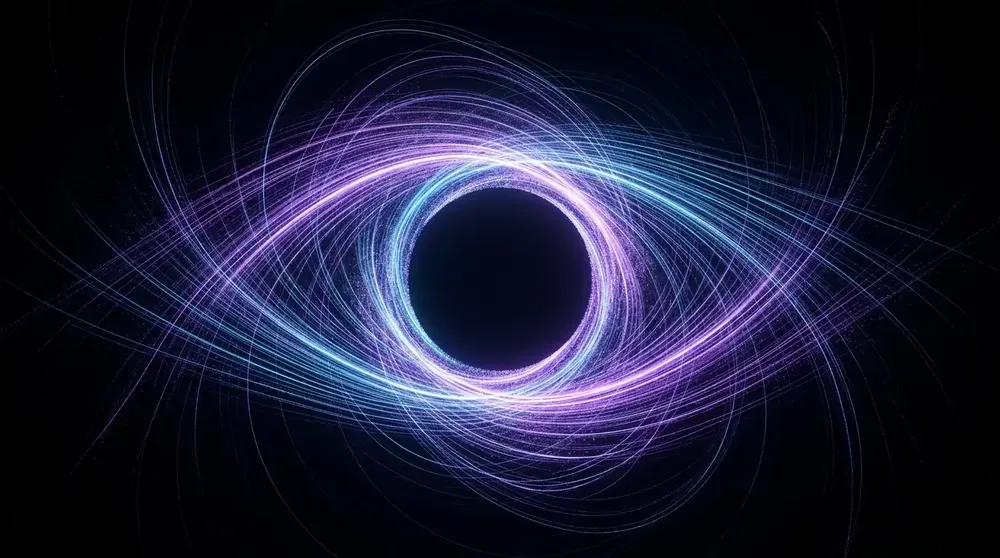
#> input picture assets/images/vortex-404-cosmic.webp, 1000 x 558 px, shrunk from 1376 x 768 before the run, found by its file name
$ python remap_vortex_palette.py
#> lines starting #> are read from the running program, lines starting #| are printed output that depends on the picture
from PIL import Image
import numpy as np

# Load the original vortex image
img = Image.open('assets/images/vortex-404-cosmic.webp').convert('RGB')
#> img is the input picture: PIL image 1000x558 RGB; mean R, G, B 26.8, 27.9, 52.4
arr = np.array(img, dtype=np.float32)

# Normalize to 0..1
arr_norm = arr / 255.0

# Current bright colors are blue/navy: [63, 64, 114]
# Target theme:
# Background is #250109 -> RGB [37, 1, 9] / 255 = [0.145, 0.004, 0.035]
# Deep nebula is Velvet Wine Crimson #7A1028 -> [122, 16, 40]
# Bright cosmic core/particles are Cyber Amber #F5A623 -> [245, 166, 35] and Gold #FDE047 -> [253, 224, 71]
# Pure white stars -> [255, 255, 255]

# Calculate luminance of each pixel
luminance = 0.2126 * arr_norm[:, :, 0] + 0.7152 * arr_norm[:, :, 1] + 0.0722 * arr_norm[:, :, 2]
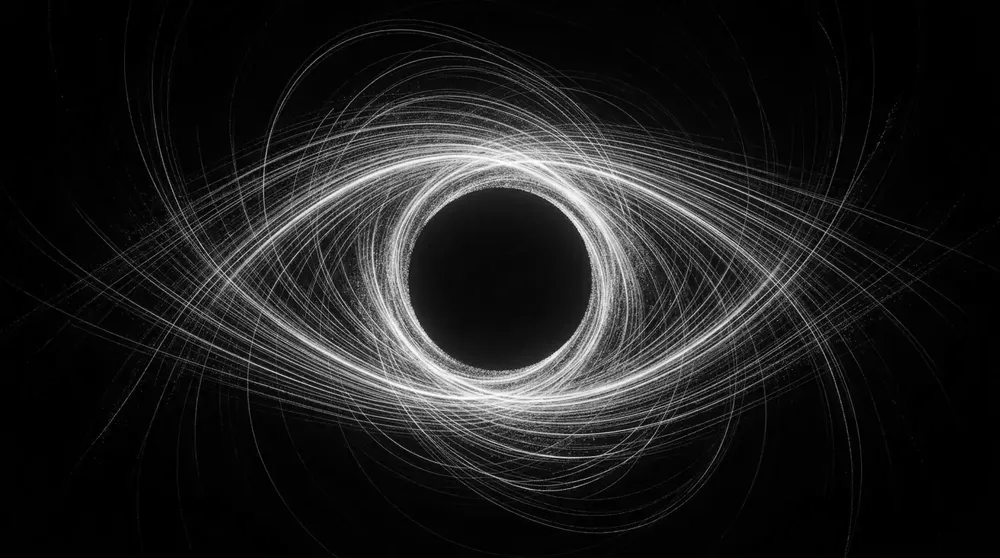
#> luminance: shape (558, 1000) float32; min 0, max 1, mean 0.115

# Also consider distance from center for radial vignetting to seamlessly blend edges into #250109
h, w, _ = arr.shape
#> h = 558; w = 1000
y, x = np.ogrid[:h, :w]
#> y = 558 values from 0 to 557
cy, cx = h / 2.0, w / 2.0
#> cy = 279; cx = 500
# Normalized radial distance from center (0 at center, 1 at edge)
dist = np.sqrt(((x - cx) / cx) ** 2 + ((y - cy) / cy) ** 2)
# Vignette factor: 1 in inner area, smoothly decays to 0 at edges
vignette = np.clip(1.0 - (dist - 0.45) / 0.50, 0.0, 1.0)
vignette = vignette ** 1.5  # smooth cosine-like curve

bg_color = np.array([37.0, 1.0, 9.0], dtype=np.float32) / 255.0  # #250109

# Map luminance to our new luxury color palette:
# Low luminance (< 0.15): blends from bg_color [37, 1, 9] into deep wine [122, 16, 40]
# Mid luminance (0.15 - 0.55): vibrant velvet wine and berry magenta [170, 25, 60] -> [217, 119, 6]
# High luminance (0.55 - 0.85): glowing amber gold [245, 166, 35] -> [254, 215, 170]
# Ultra luminance (> 0.85): sparkling white-gold stars [255, 255, 255]

out = np.zeros_like(arr_norm)

for i in range(h):
    lum_row = luminance[i]
    vig_row = vignette[i]

    # We construct colors based on luminance curves:
    # Red channel: strong across all luminances
    r_chan = np.where(lum_row < 0.2,
                      bg_color[0] + (122.0/255.0 - bg_color[0]) * (lum_row / 0.2),
                      np.where(lum_row < 0.6,
                               122.0/255.0 + (245.0/255.0 - 122.0/255.0) * ((lum_row - 0.2) / 0.4),
                               245.0/255.0 + (1.0 - 245.0/255.0) * ((lum_row - 0.6) / 0.4)))

    # Green channel: low for wine, rises for amber and bright stars
    g_chan = np.where(lum_row < 0.2,
                      bg_color[1] + (16.0/255.0 - bg_color[1]) * (lum_row / 0.2),
                      np.where(lum_row < 0.6,
                               16.0/255.0 + (166.0/255.0 - 16.0/255.0) * ((lum_row - 0.2) / 0.4),
                               166.0/255.0 + (1.0 - 166.0/255.0) * ((lum_row - 0.6) / 0.4)))

    # Blue channel: wine has some blue, amber has low blue, white stars have high blue
    b_chan = np.where(lum_row < 0.2,
                      bg_color[2] + (40.0/255.0 - bg_color[2]) * (lum_row / 0.2),
                      np.where(lum_row < 0.6,
                               40.0/255.0 + (35.0/255.0 - 40.0/255.0) * ((lum_row - 0.2) / 0.4),
                               35.0/255.0 + (1.0 - 35.0/255.0) * ((lum_row - 0.6) / 0.4)))

    # Blend with background color according to vignette
    out[i, :, 0] = bg_color[0] + (r_chan - bg_color[0]) * vig_row
    out[i, :, 1] = bg_color[1] + (g_chan - bg_color[1]) * vig_row
    out[i, :, 2] = bg_color[2] + (b_chan - bg_color[2]) * vig_row
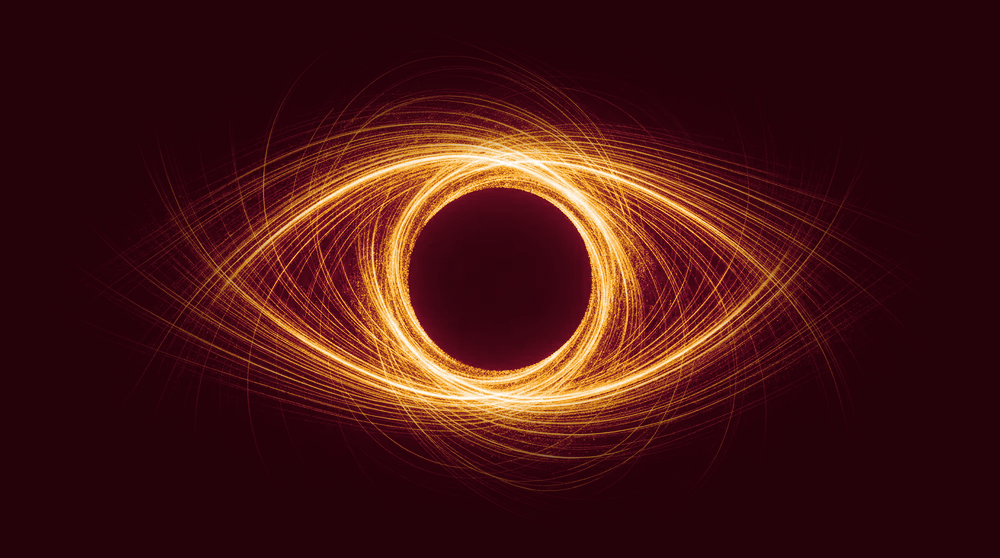
#> out: shape (558, 1000, 3) float32; mean of channels 0, 1, 2 0.271, 0.0807, 0.0763; drawn as R, G, B

out_uint8 = np.clip(out * 255.0, 0, 255).astype(np.uint8)

# Check edges of the newly generated image
edge_top = out_uint8[0, :, :].mean(axis=0)
#> edge_top = [37, 1, 9]
edge_bottom = out_uint8[-1, :, :].mean(axis=0)
#> edge_bottom = [37, 1, 9]
edge_left = out_uint8[:, 0, :].mean(axis=0)
#> edge_left = [37, 1, 9]
edge_right = out_uint8[:, -1, :].mean(axis=0)
#> edge_right = [37, 1, 9]

print('New Top Edge average RGB:', edge_top.astype(int), 'Expected ~ [37, 1, 9]')
#| New Top Edge average RGB: [37  1  9] Expected ~ [37, 1, 9]
print('New Bottom Edge average RGB:', edge_bottom.astype(int), 'Expected ~ [37, 1, 9]')
#| New Bottom Edge average RGB: [37  1  9] Expected ~ [37, 1, 9]
print('New Left Edge average RGB:', edge_left.astype(int), 'Expected ~ [37, 1, 9]')
#| New Left Edge average RGB: [37  1  9] Expected ~ [37, 1, 9]
print('New Right Edge average RGB:', edge_right.astype(int), 'Expected ~ [37, 1, 9]')
#| New Right Edge average RGB: [37  1  9] Expected ~ [37, 1, 9]

# Save new vortex image
result_img = Image.fromarray(out_uint8)
result_img.save('assets/images/vortex-404-cosmic.webp', format='WEBP', quality=92)
print('Successfully saved remapped vortex-404-cosmic.webp in application velvet wine & amber palette!')

$ run again, with assets/images/cyber-defense-command-center.webp copied over assets/images/vortex-404-cosmic.webp
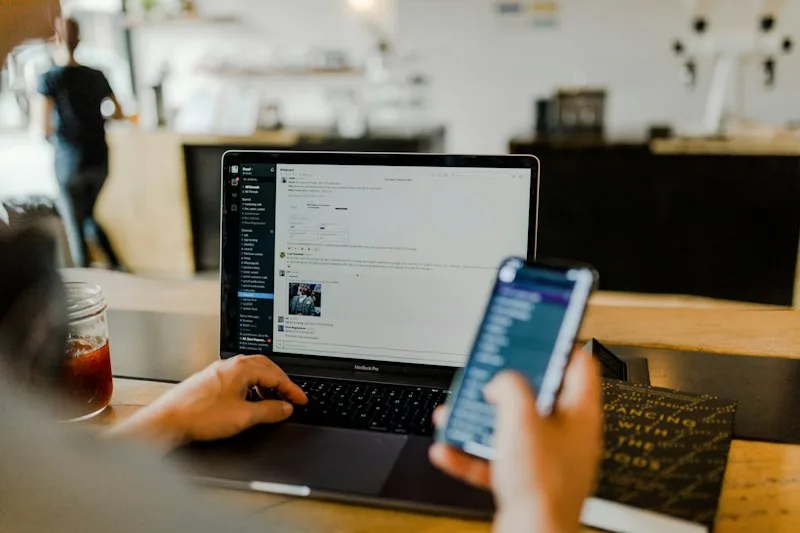
#> input picture assets/images/cyber-defense-command-center.webp, 800 x 533 px, found by its file name
#> img is the input picture: PIL image 800x533 RGB; mean R, G, B 122.8, 115.2, 100.4
#> `luminance = 0.2126 * arr_norm[:, :, 0] + 0.7152 * arr_norm[:, :, 1] + ..`:
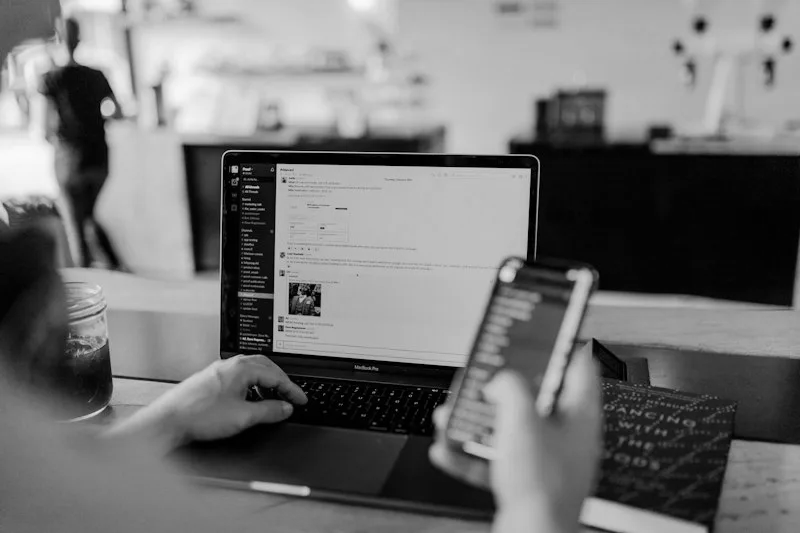
#> luminance: shape (533, 800) float32; min 0, max 0.981, mean 0.454
#> after the loop `for i in range(h):`:
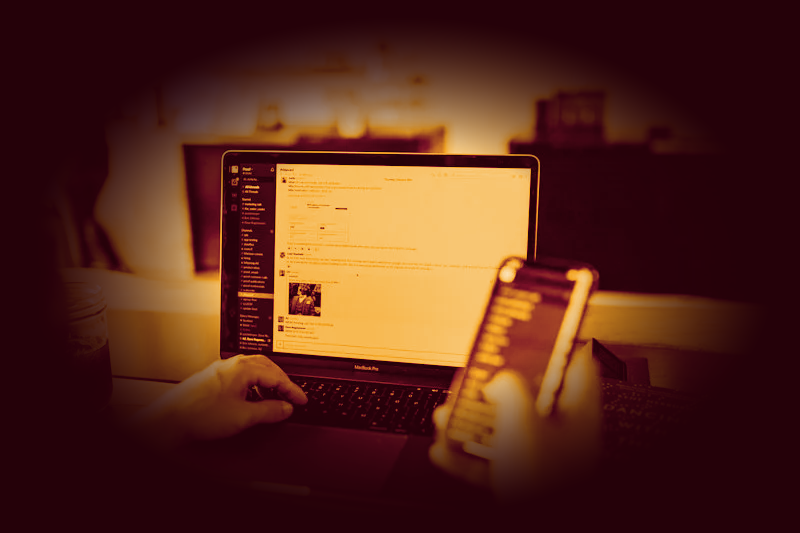
#> out: shape (533, 800, 3) float32; mean of channels 0, 1, 2 0.334, 0.156, 0.105; drawn as R, G, B
#> edge_top = [37, 1, 9]
#| New Top Edge average RGB: [37  1  9] Expected ~ [37, 1, 9]
#| New Bottom Edge average RGB: [37  1  9] Expected ~ [37, 1, 9]
#| New Left Edge average RGB: [37  1  9] Expected ~ [37, 1, 9]
#| New Right Edge average RGB: [37  1  9] Expected ~ [37, 1, 9]
